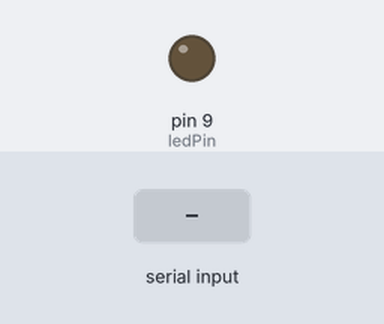
The sketch below on a simulated Arduino Uno, built with avr-gcc and run on an emulated ATmega328P. On the bench: output pins drawn as LEDs (lit = HIGH). Inputs (shaded band) come from the test bench. What the sketch prints to the serial monitor is not drawn.

Above: at 1.2 s.
1.3 s: byte 30 received over Serial
At 2.5 s:
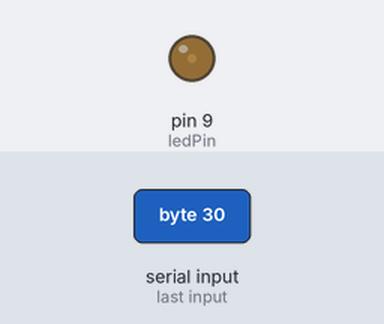
2.8 s: byte 90 received over Serial
At 3.7 s:
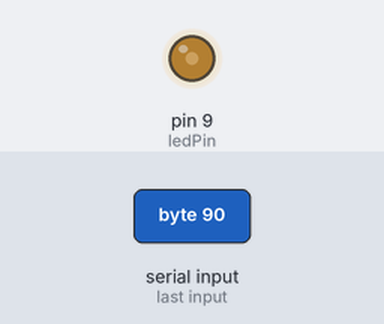
4.3 s: byte 120 received over Serial
At 4.9 s:
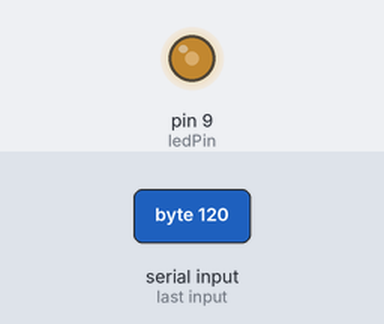
Timing chart, 0 to 7.3 s (numbered marks = the images above; inputs shaded):
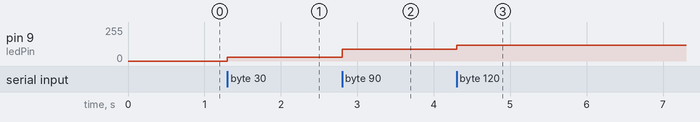

Measured:
- after the input at 1.3 s, pin 9 (ledPin): 0/255 → 30/255 at once
- after the input at 2.8 s, pin 9 (ledPin): 30/255 → 90/255 at once
- after the input at 4.3 s, pin 9 (ledPin): 90/255 → 120/255 at once

The sketch:

Ejercicio07-dimmer.ino
```cpp
const int ledPin = 9;

void setup()
{
  Serial.begin(9600);
  pinMode(ledPin, OUTPUT);
}

void loop() {
  byte brightness;
  if (Serial.available()) {
    brightness = Serial.read();
    Serial.print("He leido por el puerto serie: ");
    Serial.print(brightness);
    Serial.print("\t---->\t");
    Serial.write(brightness);
    Serial.println();
    analogWrite(ledPin, brightness);
    delay(1000);
  }
}
```
